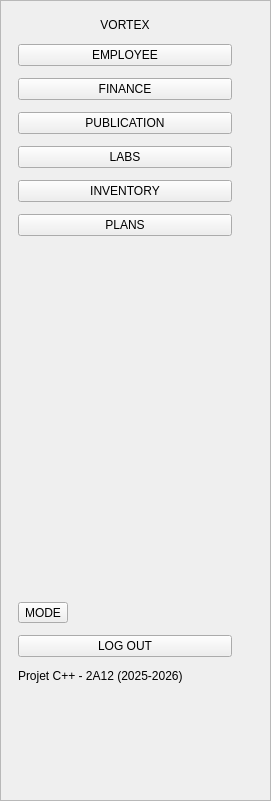
       <widget class="QFrame" name="frame">
        <property name="geometry">
         <rect>
          <x>0</x>
          <y>0</y>
          <width>271</width>
          <height>801</height>
         </rect>
        </property>
        <property name="frameShape">
         <enum>QFrame::Shape::StyledPanel</enum>
        </property>
        <property name="frameShadow">
         <enum>QFrame::Shadow::Raised</enum>
        </property>
        <widget class="QFrame" name="Sidebar">
         <property name="geometry">
          <rect>
           <x>0</x>
           <y>0</y>
           <width>250</width>
           <height>701</height>
          </rect>
         </property>
         <property name="minimumSize">
          <size>
           <width>250</width>
           <height>0</height>
          </size>
         </property>
         <property name="maximumSize">
          <size>
           <width>260</width>
           <height>16777215</height>
          </size>
         </property>
         <property name="frameShape">
          <enum>QFrame::Shape::NoFrame</enum>
         </property>
         <layout class="QVBoxLayout" name="sidebarLayout_2">
          <property name="spacing">
           <number>12</number>
          </property>
          <property name="leftMargin">
           <number>18</number>
          </property>
          <property name="topMargin">
           <number>18</number>
          </property>
          <property name="rightMargin">
           <number>18</number>
          </property>
          <property name="bottomMargin">
           <number>18</number>
          </property>
          <item>
           <widget class="QLabel" name="AppLogo_2">
            <property name="text">
             <string>VORTEX</string>
            </property>
            <property name="alignment">
             <set>Qt::AlignmentFlag::AlignHCenter|Qt::AlignmentFlag::AlignTop</set>
            </property>
           </widget>
          </item>
          <item>
           <widget class="QPushButton" name="BtnEmployee_2">
            <property name="text">
             <string>EMPLOYEE</string>
            </property>
           </widget>
          </item>
          <item>
           <widget class="QPushButton" name="BtnFinance_2">
            <property name="text">
             <string>FINANCE</string>
            </property>
           </widget>
          </item>
          <item>
           <widget class="QPushButton" name="BtnPublication_2">
            <property name="text">
             <string>PUBLICATION</string>
            </property>
           </widget>
          </item>
          <item>
           <widget class="QPushButton" name="BtnLabs_2">
            <property name="text">
             <string>LABS</string>
            </property>
           </widget>
          </item>
          <item>
           <widget class="QPushButton" name="BtnInventory_2">
            <property name="text">
             <string>INVENTORY</string>
            </property>
           </widget>
          </item>
          <item>
           <widget class="QPushButton" name="BtnPlans_2">
            <property name="text">
             <string>PLANS</string>
            </property>
           </widget>
          </item>
          <item>
           <layout class="QVBoxLayout" name="verticalLayout_3"/>
          </item>
          <item>
           <layout class="QVBoxLayout" name="verticalLayout_4"/>
          </item>
          <item>
           <spacer name="sideSpacer_2">
            <property name="orientation">
             <enum>Qt::Orientation::Vertical</enum>
            </property>
            <property name="sizeHint" stdset="0">
             <size>
              <width>20</width>
              <height>40</height>
             </size>
            </property>
           </spacer>
          </item>
          <item>
           <widget class="QToolButton" name="BtnTheme_2">
            <property name="toolTip">
             <string>Changer le thème (Jour/Nuit)</string>
            </property>
            <property name="text">
             <string>MODE</string>
            </property>
           </widget>
          </item>
          <item>
           <widget class="QPushButton" name="BtnLogout_2">
            <property name="text">
             <string>LOG OUT</string>
            </property>
           </widget>
          </item>
          <item>
           <widget class="QLabel" name="SideFooter_2">
            <property name="text">
             <string>Projet C++ - 2A12 (2025-2026)</string>
            </property>
           </widget>
          </item>
         </layout>
        </widget>
       </widget>
